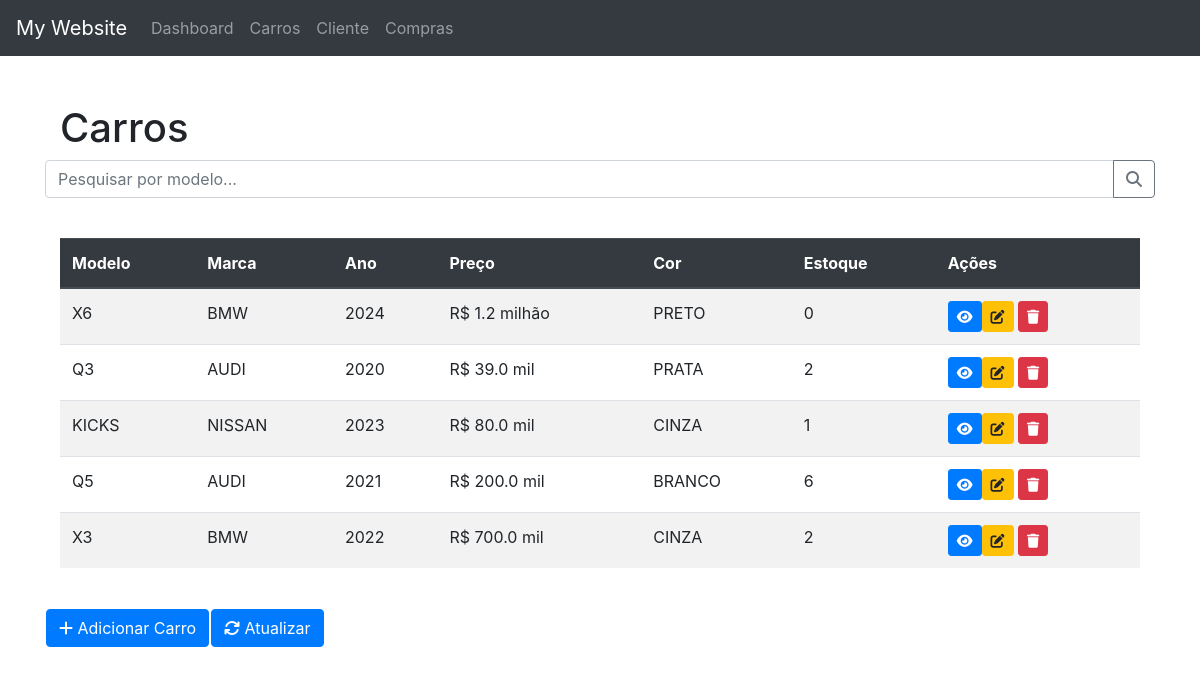
The page /carros/ on the database as committed earlier.
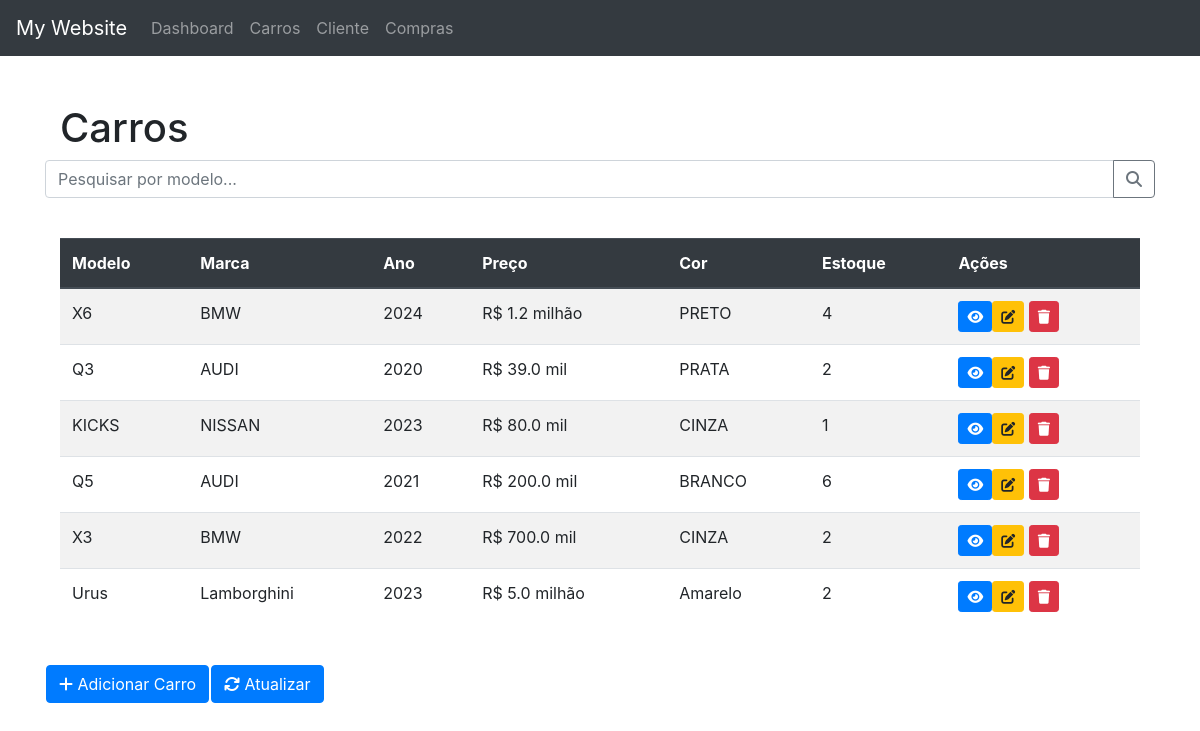
The same page on the database as committed later.
### carros/models.py (models this page shows, shortened)
class Carro(models.Model):
    marca = models.CharField(max_length=100)
    modelo = models.CharField(max_length=100)
    ano = models.IntegerField()
    preco = models.FloatField()
    cor = models.CharField(max_length=100)
    data_criacao = models.DateTimeField(auto_now_add=True)
    estoque = models.IntegerField()
    imagem = models.ImageField(upload_to='carros', null=True, blank=True)

### carros/views.py (the view)
# urls.py: path('', views.listar_carros, name='listar_carros'),
def listar_carros(request):
    carros = Carro.objects.all()
    for carro in carros:
        carro.preco_formatado = formatar_preco(carro.preco)
    return render(request, 'listar_carros.html', {'carros': carros})

### carros/utils.py (called while the page is built)
def formatar_preco(preco):
    if preco >= 1000000:
        return f'R$ {preco / 1000000:.1f} milhão'
    elif preco >= 1000:
        return f'R$ {preco / 1000:.1f} mil'
    else:
        return f'R$ {preco:.2f}'

### carros/templates/listar_carros.html (shortened to what this page needs)
{% extends 'basic.html' %}
{% load static %}
{% block css %}
<link rel="stylesheet" href="{% static 'carros/css/carros.css' %}">
{% endblock %}
{% block content %}
<div class="container mt-5">
    <div class="row mb-3">
        <div class="col-md-6">
            <h1>Carros</h1>
        </div>
        <div class="input-group">
            <input type="text" name="q" class="form-control" id="query" placeholder="Pesquisar por modelo...">
            <div class="input-group-append">
                <button type="submit" onclick="pesquisar_carro()" class="btn btn-outline-secondary">
                    <i class="fas fa-search"></i>
                </button>
            </div>
        </div>
    </div>
    <br>
    <table class="table table table-striped table-hover" id='hidden' >
        <thead class="thead-dark">
            <tr>
                <th>Modelo</th>
                <th>Marca</th>
                <th>Ano</th>
                <th>Preço</th>
                <th>Cor</th>
                <th>Estoque</th>
                <th>Ações</th>
            </tr>
        </thead>
        <tbody>
            {% for carro in carros %}
                <tr>
                    <td>{{ carro.modelo }}</td>
                    <td>{{ carro.marca }}</td>
                    <td>{{ carro.ano }}</td>
                    <td>{{ carro.preco_formatado }}</td>
                    <td>{{ carro.cor }}</td>
                    <td>{{ carro.estoque }}</td>
                    <td>
                        <a href="{% url 'carro' carro.id %}" class="btn btn-primary btn-sm">
                            <i class="fas fa-eye"></i>
                        <a href="{% url 'editar_carro' carro.id %}" class="btn btn-warning btn-sm">
                            <i class="fas fa-edit"></i>
                        </a>
                        <a onclick="apagar_carro({{ carro.id }})" class="btn btn-danger btn-sm">
                            <i class="fas fa-trash"></i>
                        </a>
                </tr>
            {% endfor %}
        </tbody>
    </table>
</div>
<br>
<table>
    <tr>
        <td>
            <a href="{% url 'criar_carro' %}" class="btn btn-primary">
                <i class="fas fa-plus"></i> Adicionar Carro
            </a>
        </td>
        <td>
            <a href="{% url 'listar_carros' %}" class="btn btn-primary">
                <i class="fas fa-sync"></i> Atualizar
            </a>
        </td>
    </tr>
{% endblock %}

Rows that differ between the two databases and show on the page:
changed Carro "R$ 1.2 milhão": estoque "0" → "4"
added Carro: modelo "Urus", marca "Lamborghini", ano "2023", preco_formatado "R$ 5.0 milhão", cor "Amarelo", estoque "2"
